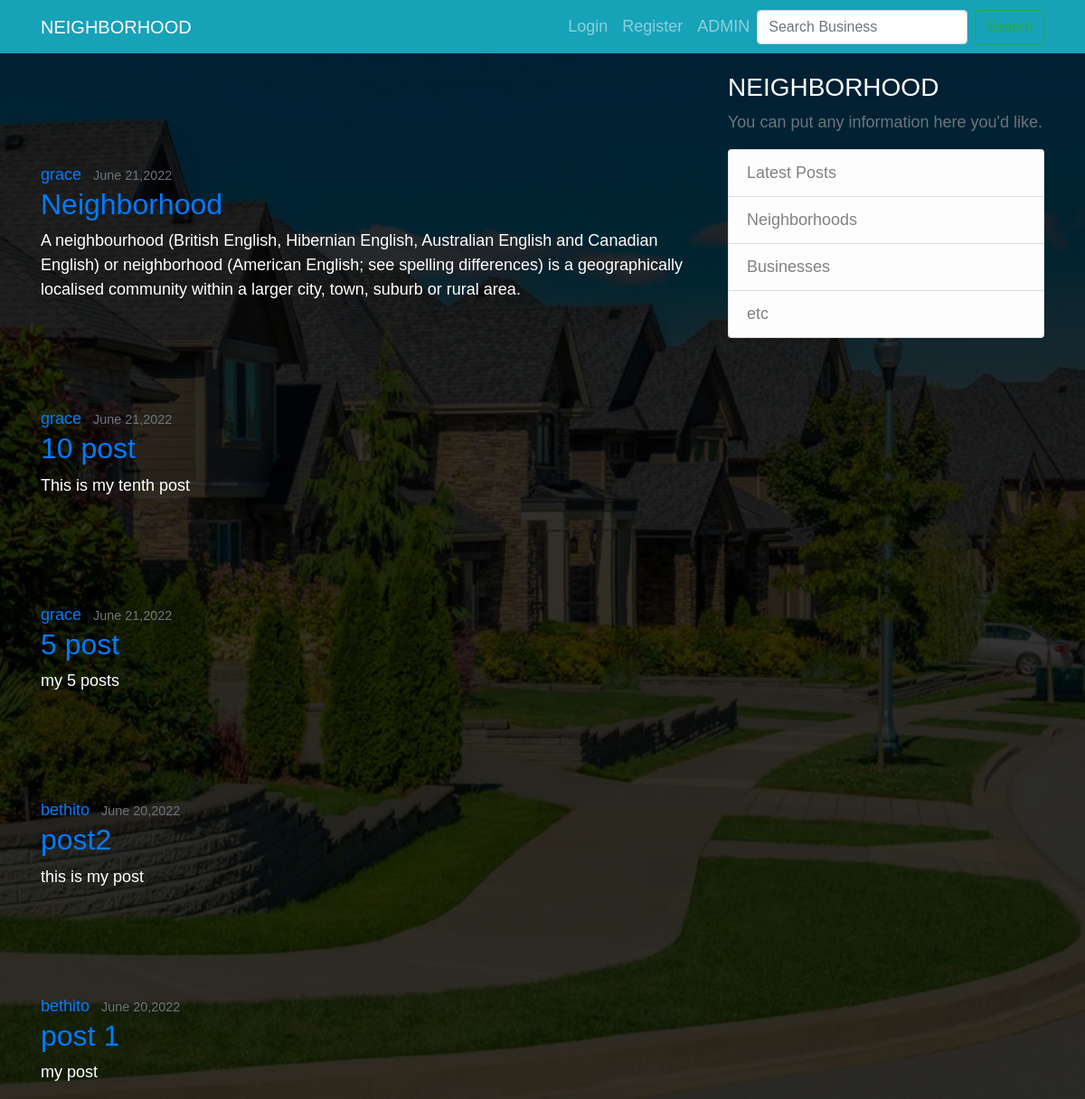
The app's page /index/, older data.
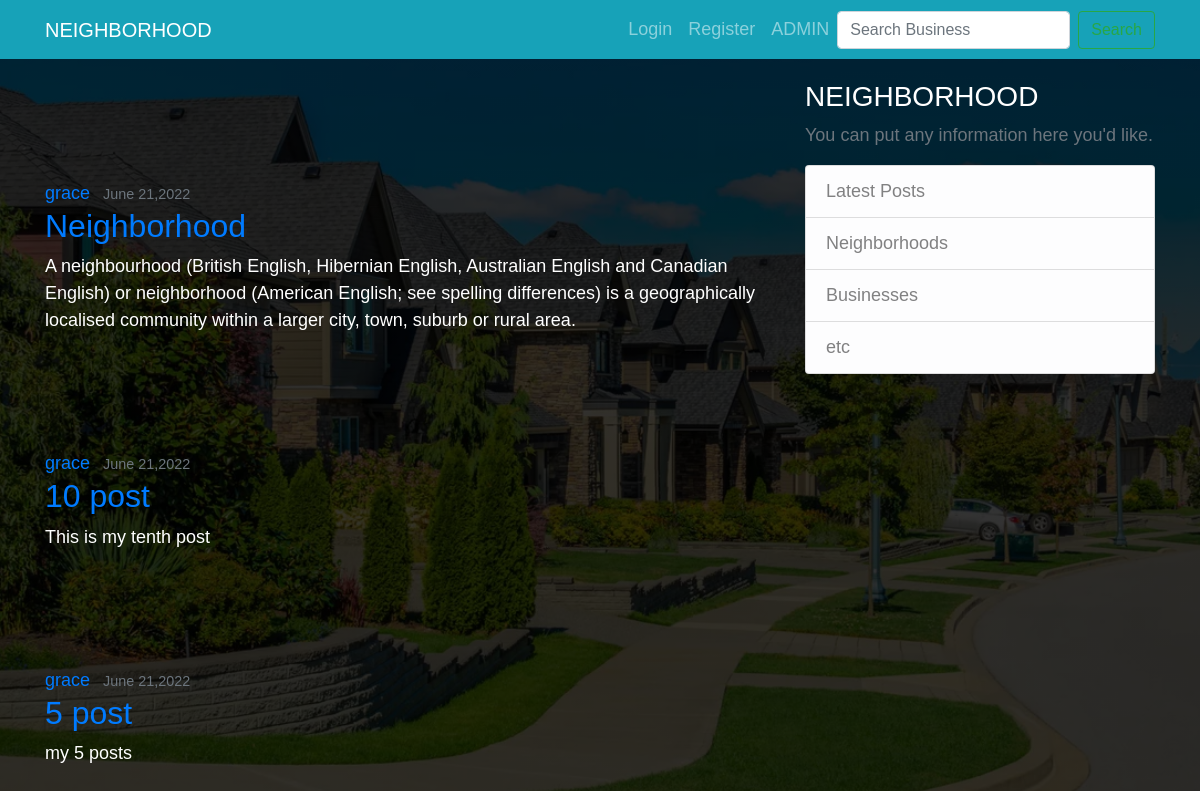
The same page, newer data.
### neighbor/models.py (models this page shows, shortened)
class post(models.Model):
    title = models.CharField(max_length=100)
    content = models.TextField()
    date_posted = models.DateTimeField(default=timezone.now)
    author = models.ForeignKey(User, on_delete=models.CASCADE)

### neighbor/views.py (the view)
# urls.py: path('index/', PostListView.as_view(), name='index'),
class PostListView(ListView):
    model = post
    template_name = 'index.html'
    context_object_name = 'posts'
    ordering = ['-date_posted']

### neighbor/models.py (called while the page is built)
    def __str__(self):
        return f'{self.user.username} Profile'

### neighbor/templates/index.html (shortened to what this page needs)
{% extends 'base.html' %}
{% block content %}
{%for post in posts%}
 <div class="container" style="margin-top: 100px;">
  <div class="row">
    <article class="media content-section">
        <div class="media-body">
          <div class="article-metadata">
            <a class="mr-2" href="#">{{ post.author }}</a>
            <small class="text-muted">{{ post.date_posted|date:"F d,Y"}}</small>
          </div>
          <h2><a class="article-title" href="{% url 'post-detail' post.id%}">{{ post.title }}</a></h2>
          <p class="article-content">{{ post.content }}</p>
        </div>
      </article>
  </div>
 </div>
{% endfor %}
{% endblock %}

### neighbor/templates/base.html (shortened to what this page needs)
{% load static %}
<html lang="en">
<head>
<link rel="stylesheet" href="https://cdn.jsdelivr.net/npm/bootstrap@4.0.0/dist/css/bootstrap.min.css">
<link rel="stylesheet" href="{% static 'index.css' %}" type="text/css">
</head>
<body>
  <div class="header">
    <header class="site-header">
      <nav class="navbar navbar-expand-md navbar-dark mb-4 bg-info bg-steel fixed-top">
        <div class="container">
          <a class="navbar-brand mr-4" href="/">NEIGHBORHOOD</a>
            <div class="navbar-nav">
              {% if user.is_authenticated %}
              <a class="nav-item nav-link" href="{% url 'post-create' %}" class="btn btn-outline btn-sm">New post</a>
            <a class="nav-item nav-link" href="{% url 'profile' %}" class="btn btn-outline btn-sm">Profile</a>
              <a class="nav-item nav-link" href="{% url 'logout' %}" class="btn btn-outline btn-sm">Logout</a>
              <a class="nav-item nav-link" href="https://jiraninduts.herokuapp.com/admin/login/?next=/admin/" class="btn btn-outline btn-sm">ADMIN</a>
          {% else %}
              <a class="nav-item nav-link" href="{% url 'login' %}" class="btn btn-outline btn-sm">Login</a>
              <a class="nav-item nav-link" href="{% url 'register' %}" class="btn btn-outline btn-sm">Register</a>
              <a class="nav-item nav-link" href="https://jiraninduts.herokuapp.com/admin/login/?next=/admin/" class="btn btn-outline btn-sm">ADMIN</a>
          {% endif %}
          <form class="form-inline my-2 my-lg-0" method=POST action="">
            <input class="form-control mr-sm-2" type="search" placeholder="Search Business" aria-label="Search" name="searched">
            <button class="btn btn-outline-success my-2 my-sm-0" type="submit">Search</button>
          </form>
            </div>
          </div>
        </div>
  <main role="main" class="container" style="margin-top: 80px;">
    <div class="row">
      <div class="col-md-8">
        {% block content %}{% endblock %}
      </div>
      <div class="col-md-4">
        <div class="content-section">
          <h3>NEIGHBORHOOD</h3>
          <p class='text-muted'>You can put any information here you'd like.
            <ul class="list-group">
              <li class="list-group-item list-group-item-light">Latest Posts</li>
              <li class="list-group-item list-group-item-light">Neighborhoods</li>
              <li class="list-group-item list-group-item-light">Businesses</li>
              <li class="list-group-item list-group-item-light">etc</li>
            </ul>
          </p>
        </div>
      </div>
    </div>
  </main>
</body>
</html>

### neighbor/static/index.css (style rules this page uses)
* { margin: 0; padding: 0; font-family: sans-serif, 'poppins'; box-sizing: border-box; }
body { width: 100%; min-height: 100vh; background-image: linear-gradient(rgba(0, 0, 0, 0.8), rgba(0, 0, 0, 0.8)),url(img/boor.webp); background-position: center; background-size: cover; font-size: large; color: #fff; }

Row changes from the older to the newer data that the page shows:
removed post: author "bethito", date_posted "June 20,2022", title "post2", content "this is my post"
removed post: author "bethito", date_posted "June 20,2022", title "post 1", content "my post"
